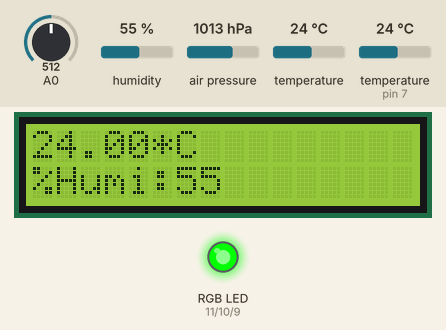
Recording of a sketch running on a simulated Arduino Uno, built with avr-gcc and run on an emulated ATmega328P. On the bench: 16×2 character LCD, an RGB LED mixed from three pins (HIGH = lit). The test bench sets the inputs (shaded band); at power-on: air pressure 1013 hPa, temperature (sensor on pin 7) 24 °C, temperature 24 °C, A0 = 512, humidity 55 %. What the sketch prints to the serial monitor is not drawn.

Above: at 1.3 s.
1.4 s: air pressure set to 952 hPa
At 3.7 s:
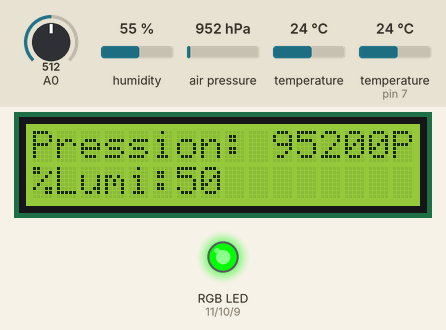
14.9 s: temperature (sensor on pin 7) set to 17 °C
At 19.4 s:
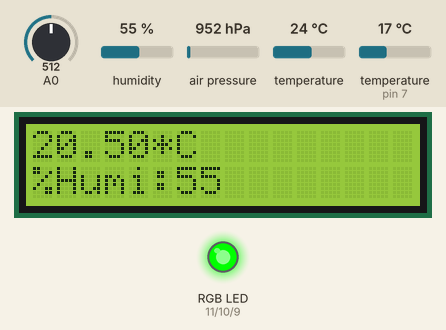
28.4 s: temperature (sensor on pin 7) set to 14 °C
At 37.2 s:
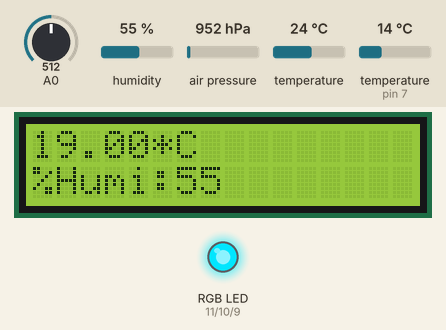
41.9 s: temperature (sensor 0) set to 27 °C
55.9 s: air pressure set to 975 hPa
At 58.3 s:
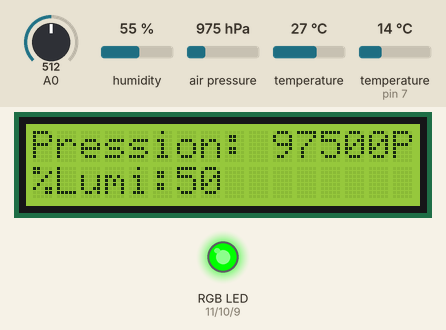
69.4 s: temperature (sensor on pin 7) set to 31 °C
At 72.8 s:
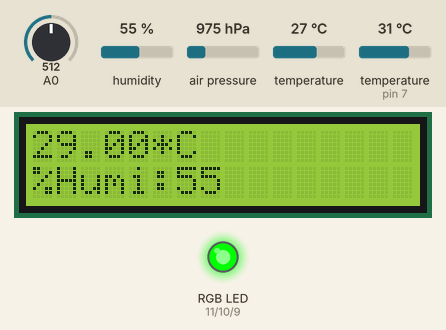
82.9 s: temperature (sensor on pin 7) set to 34 °C
At 91.8 s:
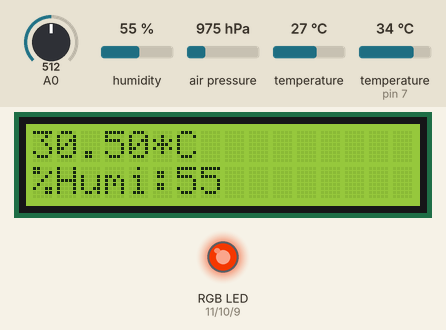
Timing chart, 0 to 93.3 s (numbered marks = the images above; inputs shaded):
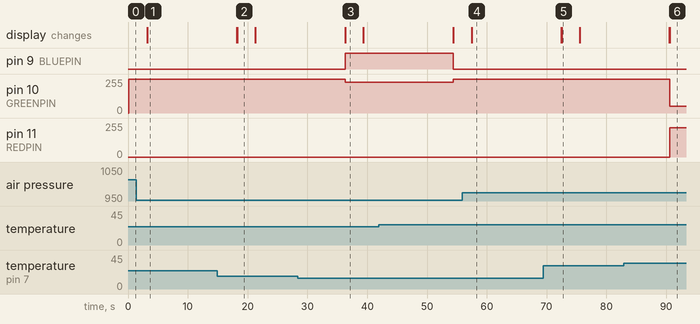

Measured:
- the behaviour switches between 16 and 15 °C on temperature (sensor on pin 7) (found by bisection; images 2 and 3)
- the behaviour switches between 32 and 33 °C on temperature (sensor on pin 7) (found by bisection; images 5 and 6)
- after the input at 1.4 s, the display: changes after 1.8 s (image 1)
- after the input at 28.4 s, pin 9 (BLUEPIN): LOW → HIGH after 7.9 s; pin 10 (GREENPIN): 255/255 → 230/255 after 7.9 s
- after the input at 41.9 s, pin 9 (BLUEPIN): HIGH → LOW after 12.5 s; pin 10 (GREENPIN): 230/255 → 255/255 after 12.5 s
- after the input at 55.9 s, the display: changes after 1.6 s (image 4)
- after the input at 82.9 s, pin 10 (GREENPIN): 255/255 → 50/255 after 7.7 s; pin 11 (REDPIN): 0/255 → 220/255 after 7.7 s

The sketch:

Weather-Station.ino
```cpp
#include <Wire.h>
 #include <LiquidCrystal_I2C.h>
#include "DHT.h"
 #include <Adafruit_BMP085.h>
#define DHTPIN 7
#define DHTTYPE DHT11
#define REDPIN 11
#define GREENPIN 10
#define BLUEPIN 9
LiquidCrystal_I2C lcd(0x3F,16,2);
const int tempmax = 40;
const int tempmin = -10;
Adafruit_BMP085 bmp;
DHT dht(DHTPIN, DHTTYPE);
void setup()
{ Serial.begin(9600);
lcd.init();
dht.begin() ;
lcd.begin(16,2);
lcd.clear();
lcd.print("bonjour..");
 bmp.begin();
while (!bmp.begin())
 Serial.println('error');
Serial.println("DHT11 TEST");
pinMode(REDPIN, OUTPUT);
pinMode(GREENPIN, OUTPUT);
 pinMode(BLUEPIN, OUTPUT); }
void loop()
{ int lumiValue = analogRead(A0);
int lumilcdValue = map(lumiValue,0,1024,0,100);
 int humi = dht.readHumidity();
 float tempDHT = dht.readTemperature();
 float tempBMP = bmp.readTemperature();
 float tmoy = ((tempBMP + tempDHT)/2);
 int range = map(tmoy,tempmin, tempmax,0, 5);
 switch (range) { case 1: //pour 0°C à 10°C On fait du bleu foncé
analogWrite(BLUEPIN,255);
analogWrite(REDPIN,0);
analogWrite(GREENPIN,0);
Serial.println("Cas 1");
Serial.println("0*C - 10*C");
 break;
 case 2: //pour 10°C à 20°C On fait du bleu clair
analogWrite(BLUEPIN,255);
analogWrite(REDPIN,0);
analogWrite(GREENPIN,230);
Serial.println("Cas 2");
Serial.println("10*C - 20*C");
 break;
case 3: //pour 20°C à 30°C On fait du vert
analogWrite(BLUEPIN,0);
analogWrite(REDPIN,0);
analogWrite(GREENPIN,255);
Serial.println("Cas 3");
Serial.println("20*C - 30*C");
break;
case 4: //pour 30°C à 40°C On fait du orange
analogWrite(BLUEPIN,0);
analogWrite(REDPIN,220);
analogWrite(GREENPIN,50);
Serial.println("Cas 4");
Serial.println("30*C - 40*C");
break;
case 5: //pour 40°C et plus on fait du rouge
analogWrite(BLUEPIN,0);
analogWrite(REDPIN,255);
analogWrite(GREENPIN,0);
Serial.println("Cas 5");
Serial.println("40*C & +");
break; }
 lcd.clear();
lcd.setCursor(0, 0);
lcd.print(tmoy);
lcd.print("*C");
lcd.setCursor(0, 1);
lcd.print("%Humi:");
lcd.print(humi);
delay(3000);
lcd.clear();
lcd.setCursor(0, 0);
lcd.print("Pression: "); //On affiche la pression atmosphérique
lcd.print(bmp.readPressure()); //on lit la valeur de pression du BMP180
lcd.print("Pa"); //On affiche l'unité de pression : Pascal
lcd.setCursor(0, 1);
lcd.print("%Lumi:"); //On affiche le % de lumiere
lcd.print(lumilcdValue);
delay(15000);
lcd.clear();
}
```
